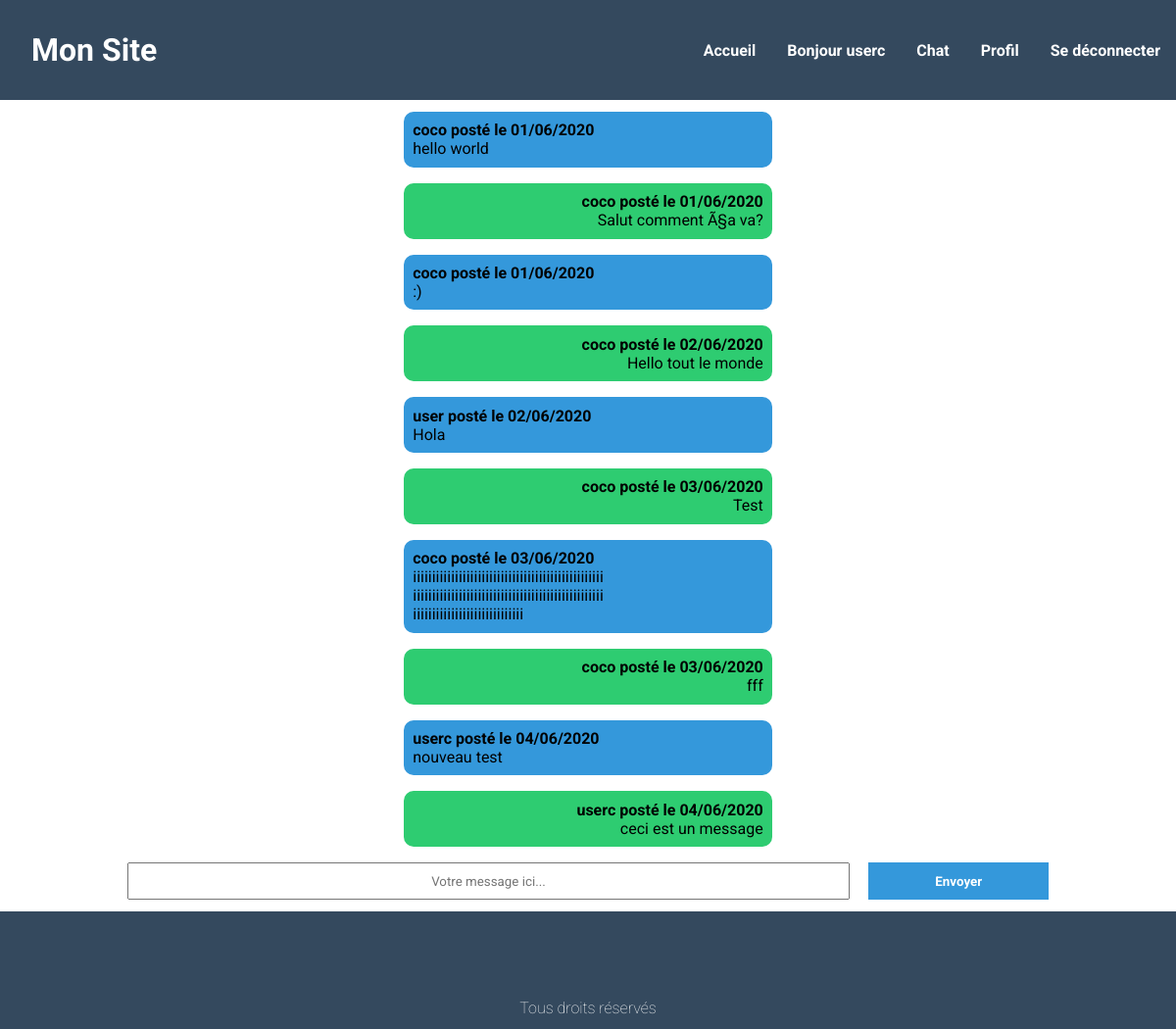
The page /discussion.php (signed in) on the database its author committed.
### tables this page shows
CREATE TABLE IF NOT EXISTS `messages` (
  `id` int(11) NOT NULL AUTO_INCREMENT,
  `message` varchar(140) NOT NULL,
  `id_utilisateur` int(11) NOT NULL,
  `date` date NOT NULL,
  PRIMARY KEY (`id`)
);

CREATE TABLE IF NOT EXISTS `utilisateurs` (
  `id` int(11) NOT NULL AUTO_INCREMENT,
  `login` varchar(255) NOT NULL,
  `password` varchar(255) NOT NULL,
  PRIMARY KEY (`id`)
);

### discussion.php (the view, shortened to what this page needs)
<?php
$db= mysqli_connect("localhost","root","","discussion");
$req_fetch_msg="SELECT *
                FROM utilisateurs
                LEFT JOIN messages
                ON utilisateurs.id = messages.id_utilisateur ";
$query_msg= mysqli_query($db, $req_fetch_msg);
$data_msg= mysqli_fetch_all($query_msg, MYSQLI_ASSOC);
 ?>
<!DOCTYPE html>
<html lang="fr">
<head>
    <link rel="stylesheet" href="style.css">
    <link rel="stylesheet" href="src/font/fontello/css/fontello.css">
</head>
<body>
    <header><?php include("header.php");?></header>
    <main class="main_talk">
        <div class="message">
            <?php for($i=0; $i <count($data_msg); $i++){?>
            <div class="msg_content">
            <?php
            $date_us_format=$data_msg[$i]["date"];
            $date_new_format= date('d/m/Y', strtotime($date_us_format));
            ?>
            <span class="user_info"><?= $data_msg[$i]["login"] . " "."posté le". " ". $date_new_format ?></span>
            <p>
                <?php $msg=$data_msg[$i]["message"];
                    $new_msg= wordwrap($msg, 50,"<br/>\r \n", true);
                    echo $new_msg ;
                ?>
            </p>
            </div>
            <?php }?>
        </div>
        <div class="add_comment">
            <form action="" method="post">
                <input name='message' placeholder="Votre message ici..." class="add_msg">
                <button type="submit" name='send'>Envoyer</button>
            </form>
        </div>
    </main>
    <footer><?php include("footer.php");?></footer>
</body>
</html>

### style.css (style rules this page uses)
* { margin: 0; padding: 0; box-sizing: border-box; font-family: 'Roboto', sans-serif; }
header { display: flex; justify-content: space-between; align-items: center; background: #34495e; color: white; }
.main_talk { padding: 1%; display:flex; flex-direction: column; justify-content: center; align-items: center; }
.add_comment { width:100%; display:flex; flex-direction: column; justify-content: center; align-items: center; margin: auto; }
.add_comment form { width:80%; display: flex; justify-content: center; }
.add_comment button { width:20%; color: white; font-weight: bold; background:#3498db ; border: none; margin-left: 2%; }
.add_msg { width: 80%; padding: 1%; }
.message { width:80%; display: flex; flex-direction: column; margin-top: auto; align-items: center; }
.msg_content { width:80%; padding:1%; display: flex; flex-direction: column; margin-bottom: 1em; border-radius: 10px; }
.msg_content:nth-child(even) { background:#2ecc71 ; width: 40%; display: flex; align-items: flex-end; justify-content: center; }
.msg_content:nth-child(odd) { background:#3498db ; width: 40%; display: flex; flex-direction: column; align-items: flex-start; }
.form_items label, input, a { padding: 1em; text-align: center; }
.user_info { font-weight: bold; }
footer { height:15vh; background: #34495e; text-align: center; color: white; display: flex; flex-direction: column; justify-content: flex-end; }

### rows shown on the page
messages: id_utilisateur.login "coco", message "hello world"
messages: id_utilisateur.login "coco", message "Salut comment Ã§a va?"
messages: id_utilisateur.login "coco", message ":)"
messages: id_utilisateur.login "coco", message "Hello tout le monde"
messages: id_utilisateur.login "user", message "Hola"
messages: id_utilisateur.login "coco", message "Test"
messages: id_utilisateur.login "coco", message "iiiiiiiiiiiiiiiiiiiiiiiiiiiiiiiiiiiiiiiiiiiiiiiiii iiiiiiiiiiiiiiiiiiiiiiiiiiiiiiiiiiiiiiiiiiiiiiiiii iiiiiiiiiiiiiiiiiiiiiiiiiiiii"
messages: id_utilisateur.login "coco", message "fff"
messages: id_utilisateur.login "userc", message "nouveau test"
messages: id_utilisateur.login "userc", message "ceci est un message"

### other values the page prints
$_SESSION["login"] "userc"
